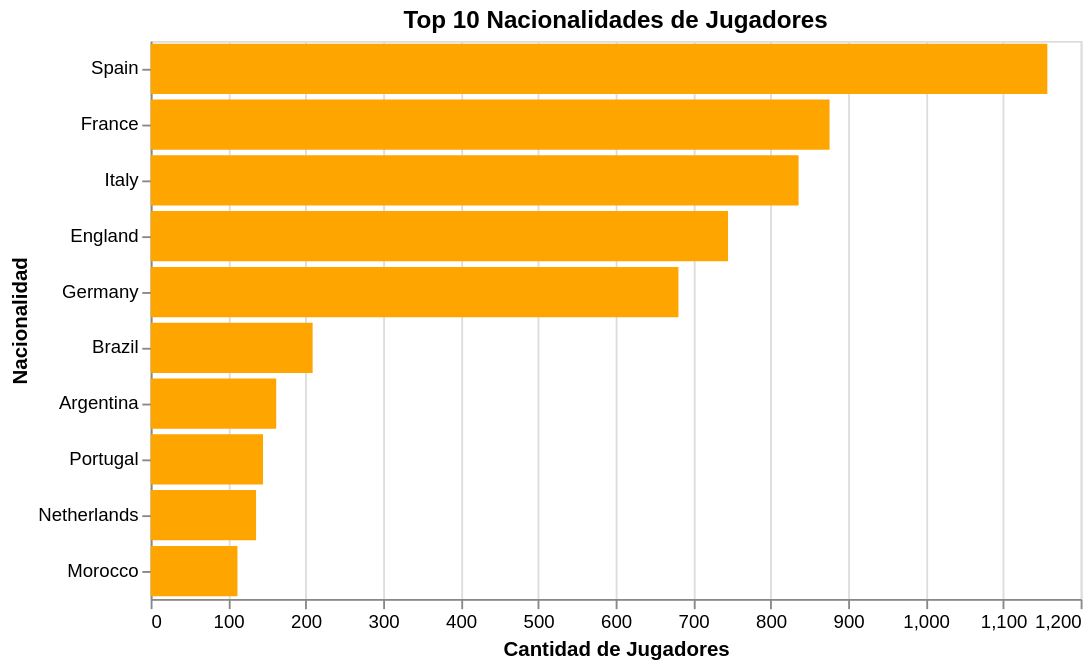

The code cell stored with this chart in its notebook:
### Markdown cell above
Se desconoce el criterio tomado por transfermarkt para colocar el dato de la nacionlidad, pero a priori se podría decir que en las 5 ligas top europeas se encuentran representados 138 paises de los 195 que actualmente existen (193 estados miembros de las Naciones Unidas, más el Estado de la Ciudad del Vaticano y el Estado de Palestina, que son estados observadores no miembros de la ONU).

### Code cell
# Top 10 nacionalidades, tomando jugadores únicos y todas las temporadas
nacionalidades = df_jugadores.groupby('nationality')['player_url'].nunique().sort_values(ascending=False).head(10)
total_jugadores = len(df_jugadores)
porcentajes = (nacionalidades / total_jugadores * 100).round(1)
df_nac_top = pd.DataFrame({
    'nationality': nacionalidades.index,
    'jugadores': nacionalidades.values,
    'porcentaje': [porcentajes[n] for n in nacionalidades.index]})
df_nac_top['nationality'] = pd.Categorical(df_nac_top['nationality'], categories=df_nac_top['nationality'][::-1], ordered=True)

chart = alt.Chart(df_nac_top).mark_bar(color='orange').encode(
    x=alt.X('jugadores:Q', title='Cantidad de Jugadores'),
    y=alt.Y('nationality:N', sort=None, title='Nacionalidad'),
    tooltip=[alt.Tooltip('jugadores:Q', title='Cantidad'), alt.Tooltip('porcentaje:Q', title='Porcentaje (%)')]
).properties(title='Top 10 Nacionalidades de Jugadores', width=500, height=300)
chart

### Figure 1 — Vega-Lite specification as saved in the notebook (floating-point values rounded to 4 significant figures)
{"config": {"view": {"continuousWidth": 300, "continuousHeight": 300}}, "data": {"name": "data-afd3017251d029b33a178767625b4ce1"}, "mark": {"type": "bar", "color": "orange"}, "encoding": {"tooltip": [{"field": "jugadores", "title": "Cantidad", "type": "quantitative"}, {"field": "porcentaje", "title": "Porcentaje (%)", "type": "quantitative"}], "x": {"field": "jugadores", "title": "Cantidad de Jugadores", "type": "quantitative"}, "y": {"field": "nationality", "sort": null, "title": "Nacionalidad", "type": "nominal"}}, "height": 300, "title": "Top 10 Nacionalidades de Jugadores", "width": 500, "$schema": "https://vega.github.io/schema/vega-lite/v5.20.1.json", "datasets": {"data-afd3017251d029b33a178767625b4ce1": [{"nationality": "Spain", "jugadores": 1157, "porcentaje": 6.2}, {"nationality": "France", "jugadores": 876, "porcentaje": 4.7}, {"nationality": "Italy", "jugadores": 836, "porcentaje": 4.4}, {"nationality": "England", "jugadores": 745, "porcentaje": 4.0}, {"nationality": "Germany", "jugadores": 681, "porcentaje": 3.6}, {"nationality": "Brazil", "jugadores": 209, "porcentaje": 1.1}, {"nationality": "Argentina", "jugadores": 162, "porcentaje": 0.9}, {"nationality": "Portugal", "jugadores": 145, "porcentaje": 0.8}, {"nationality": "Netherlands", "jugadores": 136, "porcentaje": 0.7}, {"nationality": "Morocco", "jugadores": 112, "porcentaje": 0.6}]}}
